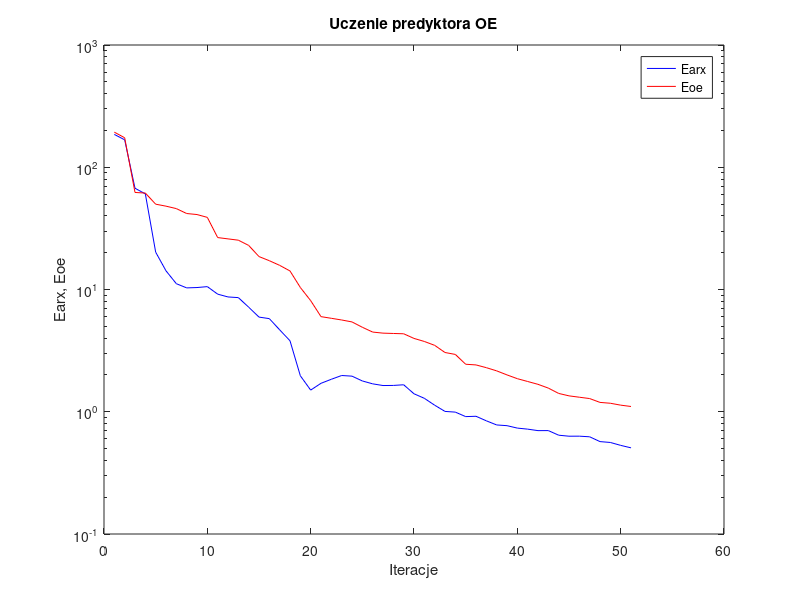
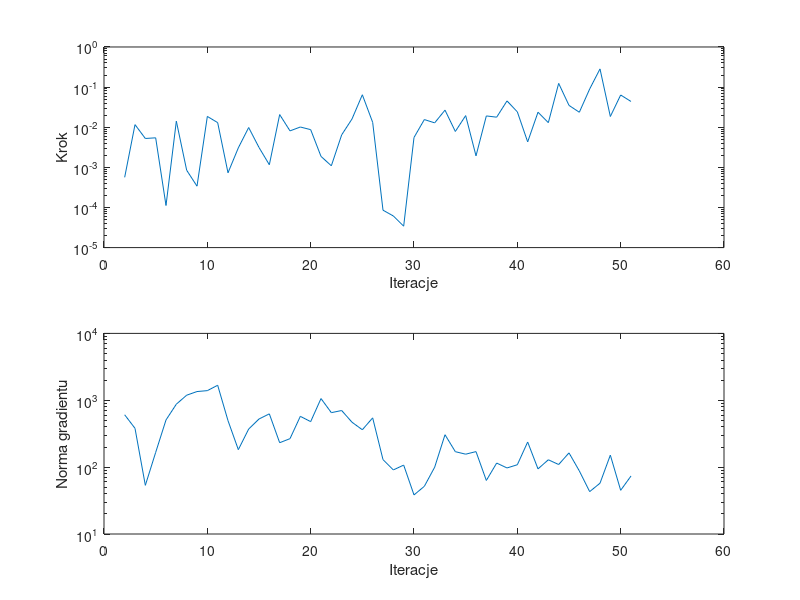

MATLAB code to generate these figures, in order:
%uczenie predyktora oe
clear all;
n=0; farx(n+1)=1.855512e+002; foe(n+1)=1.936680e+002; wspucz(n+1)=0.000000e+000; ng(n+1)=0.000000e+000;
%odnowa zmiennej metryki
n=1; farx(n+1)=1.676649e+002; foe(n+1)=1.743068e+002; krok(n+1)=5.636956e-004; ng(n+1)=6.064733e+002;
n=2; farx(n+1)=6.734236e+001; foe(n+1)=6.221194e+001; krok(n+1)=1.160327e-002; ng(n+1)=3.805838e+002;
n=3; farx(n+1)=6.055769e+001; foe(n+1)=6.150639e+001; krok(n+1)=5.241643e-003; ng(n+1)=5.344113e+001;
n=4; farx(n+1)=2.020900e+001; foe(n+1)=4.988566e+001; krok(n+1)=5.445782e-003; ng(n+1)=1.660586e+002;
n=5; farx(n+1)=1.421539e+001; foe(n+1)=4.805454e+001; krok(n+1)=1.119325e-004; ng(n+1)=5.075426e+002;
n=6; farx(n+1)=1.115693e+001; foe(n+1)=4.589611e+001; krok(n+1)=1.417782e-002; ng(n+1)=8.737882e+002;
n=7; farx(n+1)=1.030906e+001; foe(n+1)=4.183486e+001; krok(n+1)=8.476039e-004; ng(n+1)=1.190405e+003;
n=8; farx(n+1)=1.037653e+001; foe(n+1)=4.103701e+001; krok(n+1)=3.395966e-004; ng(n+1)=1.349886e+003;
n=9; farx(n+1)=1.055678e+001; foe(n+1)=3.890571e+001; krok(n+1)=1.857911e-002; ng(n+1)=1.393102e+003;
n=10; farx(n+1)=9.162325e+000; foe(n+1)=2.659418e+001; krok(n+1)=1.302239e-002; ng(n+1)=1.675985e+003;
n=11; farx(n+1)=8.691650e+000; foe(n+1)=2.594714e+001; krok(n+1)=7.315478e-004; ng(n+1)=4.955812e+002;
n=12; farx(n+1)=8.582819e+000; foe(n+1)=2.531816e+001; krok(n+1)=3.065383e-003; ng(n+1)=1.824904e+002;
n=13; farx(n+1)=7.169120e+000; foe(n+1)=2.294243e+001; krok(n+1)=9.832841e-003; ng(n+1)=3.711206e+002;
n=14; farx(n+1)=5.946924e+000; foe(n+1)=1.859334e+001; krok(n+1)=3.128460e-003; ng(n+1)=5.246383e+002;
n=15; farx(n+1)=5.776708e+000; foe(n+1)=1.720268e+001; krok(n+1)=1.161194e-003; ng(n+1)=6.261453e+002;
n=16; farx(n+1)=4.678151e+000; foe(n+1)=1.575749e+001; krok(n+1)=2.067140e-002; ng(n+1)=2.317655e+002;
n=17; farx(n+1)=3.806949e+000; foe(n+1)=1.418033e+001; krok(n+1)=8.108299e-003; ng(n+1)=2.666041e+002;
n=18; farx(n+1)=1.969690e+000; foe(n+1)=1.038850e+001; krok(n+1)=1.012183e-002; ng(n+1)=5.747921e+002;
n=19; farx(n+1)=1.503686e+000; foe(n+1)=8.107963e+000; krok(n+1)=8.704305e-003; ng(n+1)=4.790999e+002;
n=20; farx(n+1)=1.708874e+000; foe(n+1)=5.998097e+000; krok(n+1)=1.876224e-003; ng(n+1)=1.060687e+003;
n=21; farx(n+1)=1.843732e+000; foe(n+1)=5.813195e+000; krok(n+1)=1.093065e-003; ng(n+1)=6.527519e+002;
n=22; farx(n+1)=1.979411e+000; foe(n+1)=5.632027e+000; krok(n+1)=6.446985e-003; ng(n+1)=7.024682e+002;
n=23; farx(n+1)=1.955352e+000; foe(n+1)=5.429668e+000; krok(n+1)=1.605804e-002; ng(n+1)=4.694504e+002;
n=24; farx(n+1)=1.786363e+000; foe(n+1)=4.910269e+000; krok(n+1)=6.444366e-002; ng(n+1)=3.622306e+002;
n=25; farx(n+1)=1.691598e+000; foe(n+1)=4.486036e+000; krok(n+1)=1.321526e-002; ng(n+1)=5.453363e+002;
%odnowa zmiennej metryki
n=26; farx(n+1)=1.638656e+000; foe(n+1)=4.395981e+000; krok(n+1)=8.559513e-005; ng(n+1)=1.295008e+002;
n=27; farx(n+1)=1.641740e+000; foe(n+1)=4.368949e+000; krok(n+1)=6.140602e-005; ng(n+1)=9.078879e+001;
n=28; farx(n+1)=1.662294e+000; foe(n+1)=4.343463e+000; krok(n+1)=3.418410e-005; ng(n+1)=1.072647e+002;
n=29; farx(n+1)=1.402852e+000; foe(n+1)=3.979626e+000; krok(n+1)=5.548179e-003; ng(n+1)=3.841321e+001;
n=30; farx(n+1)=1.288134e+000; foe(n+1)=3.758175e+000; krok(n+1)=1.552665e-002; ng(n+1)=5.165097e+001;
n=31; farx(n+1)=1.131315e+000; foe(n+1)=3.493165e+000; krok(n+1)=1.285062e-002; ng(n+1)=9.977775e+001;
n=32; farx(n+1)=1.006312e+000; foe(n+1)=3.052552e+000; krok(n+1)=2.667694e-002; ng(n+1)=3.052593e+002;
n=33; farx(n+1)=9.931601e-001; foe(n+1)=2.943759e+000; krok(n+1)=7.835038e-003; ng(n+1)=1.702322e+002;
n=34; farx(n+1)=9.126612e-001; foe(n+1)=2.446573e+000; krok(n+1)=1.949750e-002; ng(n+1)=1.561968e+002;
n=35; farx(n+1)=9.184121e-001; foe(n+1)=2.415919e+000; krok(n+1)=1.934289e-003; ng(n+1)=1.706756e+002;
n=36; farx(n+1)=8.429981e-001; foe(n+1)=2.294067e+000; krok(n+1)=1.912971e-002; ng(n+1)=6.318959e+001;
n=37; farx(n+1)=7.799107e-001; foe(n+1)=2.160077e+000; krok(n+1)=1.779884e-002; ng(n+1)=1.150439e+002;
n=38; farx(n+1)=7.694183e-001; foe(n+1)=2.001625e+000; krok(n+1)=4.524124e-002; ng(n+1)=9.721298e+001;
n=39; farx(n+1)=7.350713e-001; foe(n+1)=1.864585e+000; krok(n+1)=2.418485e-002; ng(n+1)=1.085510e+002;
n=40; farx(n+1)=7.206885e-001; foe(n+1)=1.768007e+000; krok(n+1)=4.312903e-003; ng(n+1)=2.374964e+002;
n=41; farx(n+1)=7.007706e-001; foe(n+1)=1.676178e+000; krok(n+1)=2.366103e-002; ng(n+1)=9.411790e+001;
n=42; farx(n+1)=7.013343e-001; foe(n+1)=1.561361e+000; krok(n+1)=1.301252e-002; ng(n+1)=1.288219e+002;
n=43; farx(n+1)=6.429785e-001; foe(n+1)=1.412192e+000; krok(n+1)=1.238254e-001; ng(n+1)=1.094109e+002;
n=44; farx(n+1)=6.309201e-001; foe(n+1)=1.349049e+000; krok(n+1)=3.500452e-002; ng(n+1)=1.633330e+002;
n=45; farx(n+1)=6.313881e-001; foe(n+1)=1.314808e+000; krok(n+1)=2.362755e-002; ng(n+1)=8.772665e+001;
n=46; farx(n+1)=6.239261e-001; foe(n+1)=1.281926e+000; krok(n+1)=8.973423e-002; ng(n+1)=4.302173e+001;
n=47; farx(n+1)=5.699371e-001; foe(n+1)=1.192633e+000; krok(n+1)=2.840119e-001; ng(n+1)=5.748705e+001;
n=48; farx(n+1)=5.608020e-001; foe(n+1)=1.173701e+000; krok(n+1)=1.849615e-002; ng(n+1)=1.511978e+002;
n=49; farx(n+1)=5.309490e-001; foe(n+1)=1.132539e+000; krok(n+1)=6.357754e-002; ng(n+1)=4.502804e+001;
n=50; farx(n+1)=5.067502e-001; foe(n+1)=1.104192e+000; krok(n+1)=4.382471e-002; ng(n+1)=7.363959e+001;

figure; semilogy(farx,'b'); hold on; semilogy(foe,'r'); xlabel('Iteracje'); ylabel('Earx, Eoe'); legend('Earx','Eoe'); title('Uczenie predyktora OE');
figure; subplot(2,1,1); semilogy(krok); xlabel('Iteracje'); ylabel('Krok');
subplot(2,1,2); semilogy(ng); xlabel('Iteracje'); ylabel('Norma gradientu');
Earx=farx(n+1)
Eoe=foe(n+1)
